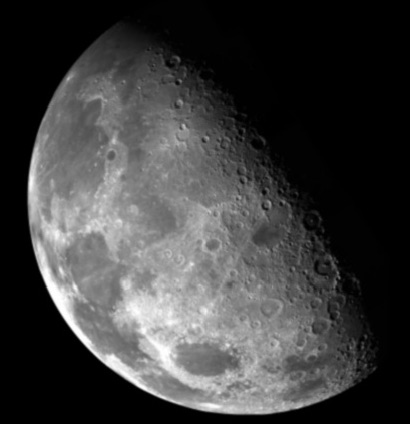
#> input picture day04/img/moon_gray.jpg, 410 x 424 px
$ python step2_edge_morphology.py
#> lines starting #> are read from the running program, lines starting #| are printed output that depends on the picture; after the words box and inside, x2 and y2 are one past the last pixel; in counts of white or black regions, pixels touching at a corner belong together
import cv2 as cv
import numpy as np

# ============================================================
# 이미지 로드
# ============================================================
img = cv.imread('img/moon_gray.jpg')
#> img is the input picture: shape (424, 410, 3); min 0, max 255, mean 61.8

if img is None:
    print("❌ 이미지를 불러올 수 없습니다.")
    exit()

# ============================================================
# 0. 그레이스케일 변환
# ============================================================
gray = cv.cvtColor(img, cv.COLOR_BGR2GRAY)

# ============================================================
# 1. Canny 에지 검출
# ============================================================
threshold1 = 50
threshold2 = 150

edges = cv.Canny(gray, threshold1, threshold2)
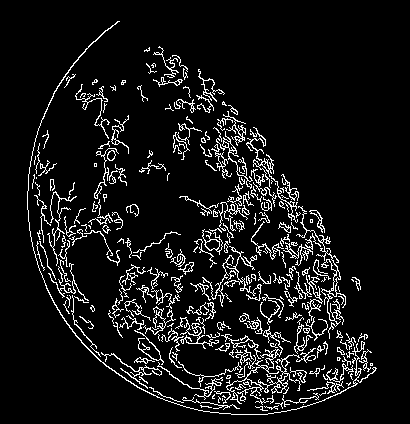
#> edges: shape (424, 410); 8.2% white in thin lines or dots, all inside (x1, y1, x2, y2) = (27, 21, 377, 415)

# ============================================================
# 2. 모폴로지 연산 — Opening + Closing
# ============================================================
kernel = cv.getStructuringElement(cv.MORPH_ELLIPSE, (5, 5))

# 노이즈 제거
edges_cleaned = cv.morphologyEx(edges, cv.MORPH_OPEN, kernel)
#> edges_cleaned: shape (424, 410); every value is 0

# 끊긴 에지 연결
edges_closed = cv.morphologyEx(edges_cleaned, cv.MORPH_CLOSE, kernel)

# ============================================================
# 3. 결과 시각화
# ============================================================
# 흑백 → 컬러 변환 (붙이기 위해)
canny_color = cv.cvtColor(edges, cv.COLOR_GRAY2BGR)
cleaned_color = cv.cvtColor(edges_cleaned, cv.COLOR_GRAY2BGR)
#> cleaned_color: shape (424, 410, 3); every value is 0
closed_color = cv.cvtColor(edges_closed, cv.COLOR_GRAY2BGR)

# 위쪽: 원본 + Canny
top_row = np.hstack([img, canny_color])
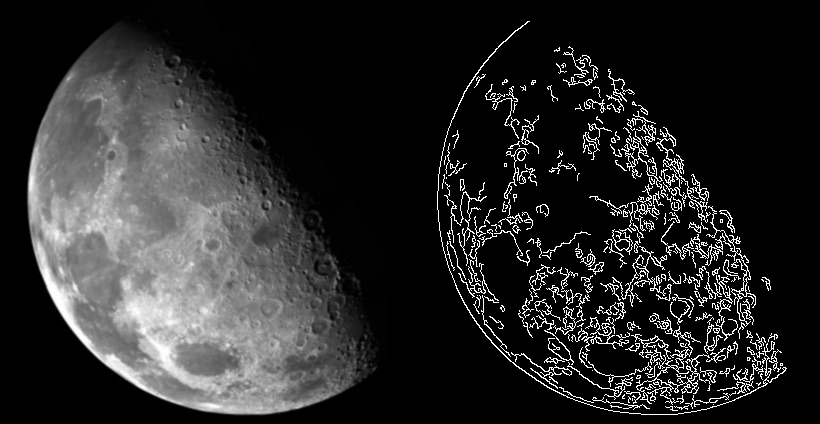
#> top_row: shape (424, 820, 3); min 0, max 255, mean 41.4

# 아래쪽: Opening + Closing
bottom_row = np.hstack([cleaned_color, closed_color])
#> bottom_row: shape (424, 820, 3); every value is 0

# 전체 합치기
result = np.vstack([top_row, bottom_row])
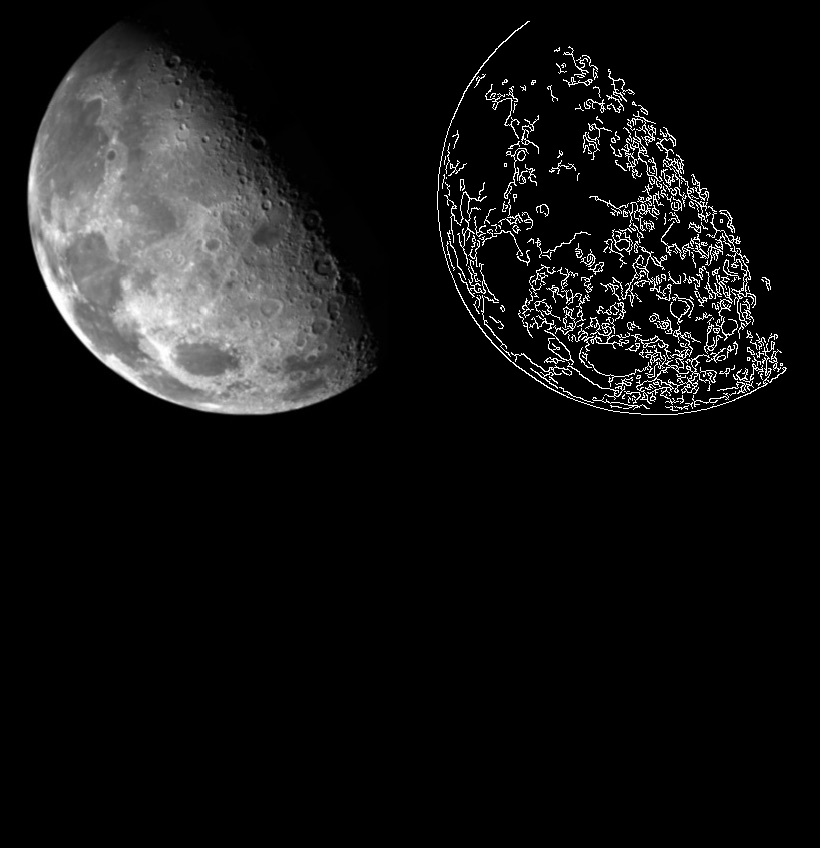
#> result: shape (848, 820, 3); min 0, max 255, mean 20.7

# ============================================================
# 출력
# ============================================================
cv.imshow('Edge Detection + Morphology', result)
cv.waitKey(0)
cv.destroyAllWindows()
